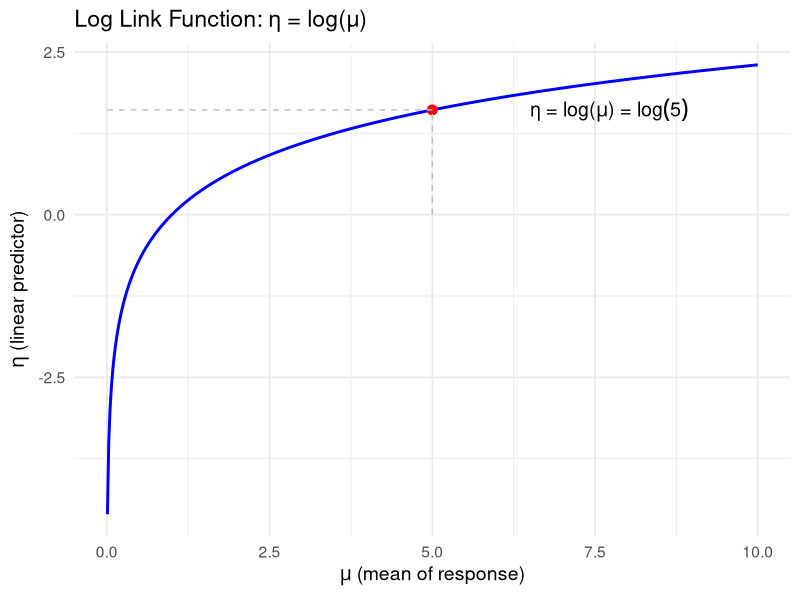
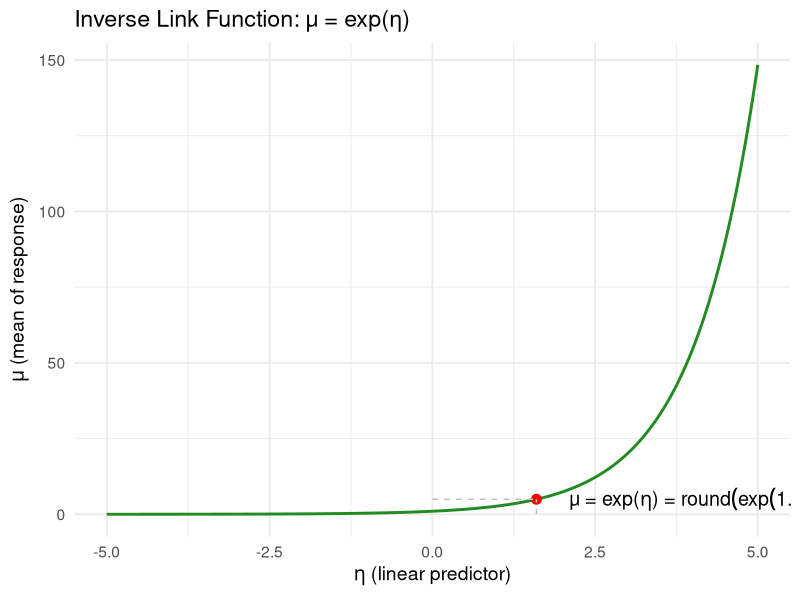
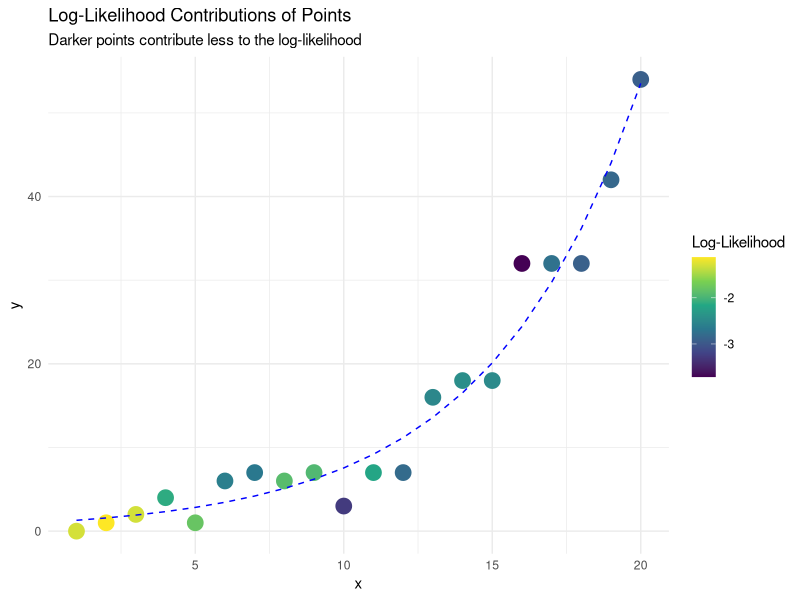
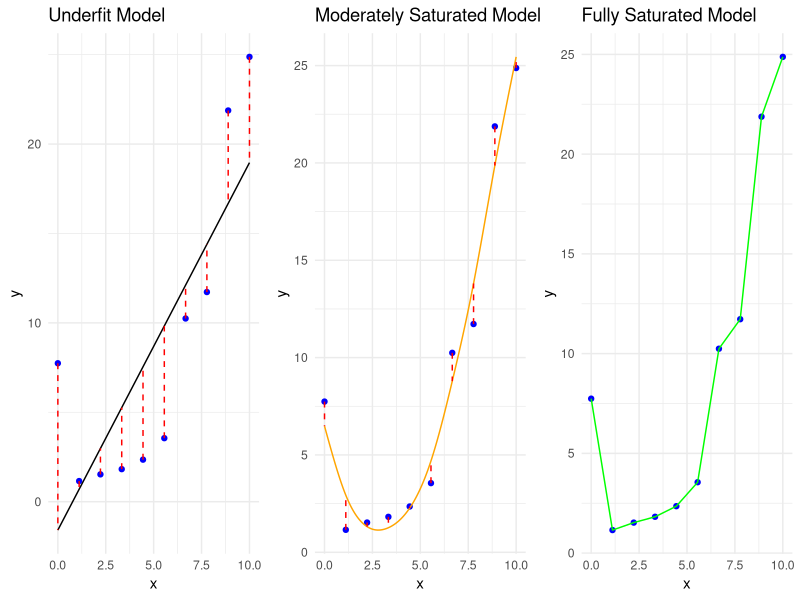
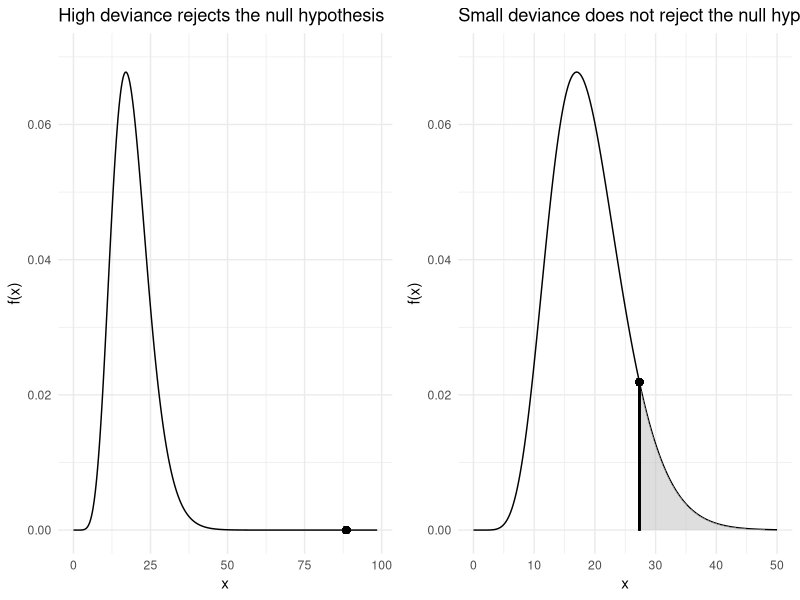

Write the R code that produced these figures, in order.
## ---- chunk 1
knitr::opts_chunk$set(warning = FALSE, message = FALSE)
## ---- chunk 2
library(tidyverse)
 
 # Plot 1: Log Link Function η = log(μ)
mu <- seq(0.01, 10, length.out = 500)
eta_from_mu <- log(mu)
df1 <- data.frame(mu = mu, eta = eta_from_mu)

# Add a point to highlight transformation
highlight1 <- data.frame(mu = 5, eta = log(5))

ggplot(df1, aes(x = mu, y = eta)) +
  geom_line(color = "blue", linewidth = 1) +
  geom_point(data = highlight1, aes(x = mu, y = eta), color = "red", size = 3) +
  geom_segment(
    data = highlight1,
    aes(x = mu, xend = mu, y = 0, yend = eta),
    linetype = "dashed", color = "gray"
  ) +
  geom_segment(
    data = highlight1,
    aes(x = 0, xend = mu, y = eta, yend = eta),
    linetype = "dashed", color = "gray"
  ) +
  geom_text(
    data = highlight1,
    aes(x = mu + 1.5, y = eta),
    label = expression(paste("η = log(", mu, ") = ", log(5))),
    hjust = 0, size = 5
  ) +
  labs(
    title = "Log Link Function: η = log(μ)",
    x = expression(mu ~ "(mean of response)"),
    y = expression(eta ~ "(linear predictor)")
  ) +
  theme_minimal(base_size = 14)
## ---- chunk 3
# Plot 2: Inverse link function (exp)
eta <- seq(-5, 5, length.out = 500)
mu_from_eta <- exp(eta)
df2 <- data.frame(eta = eta, mu = mu_from_eta)

# Highlight a point
highlight2 <- data.frame(eta = 1.6, mu = exp(1.6))

ggplot(df2, aes(x = eta, y = mu)) +
  geom_line(color = "forestgreen", linewidth = 1) +
  geom_point(data = highlight2, aes(x = eta, y = mu), color = "red", size = 3) +
  geom_segment(
    data = highlight2,
    aes(x = eta, xend = eta, y = 0, yend = mu),
    linetype = "dashed", color = "gray"
  ) +
  geom_segment(
    data = highlight2,
    aes(x = 0, xend = eta, y = mu, yend = mu),
    linetype = "dashed", color = "gray"
  ) +
  geom_text(
    data = highlight2,
    aes(x = eta + 0.5, y = mu),
    label = expression(paste("μ = exp(", eta, ") = ", round(exp(1.6), 1))),
    hjust = 0, size = 5
  ) +
  labs(
    title = "Inverse Link Function: μ = exp(η)",
    x = expression(eta ~ "(linear predictor)"),
    y = expression(mu ~ "(mean of response)")
  ) +
  theme_minimal(base_size = 14)
## ---- chunk 4

set.seed(1)
x <- 1:20
y <- rpois(20, lambda = exp(0.2 * x))
model <- glm(y ~ x, family = poisson())
pred <- predict(model, type = "response")
log_lik <- dpois(y, lambda = pred, log = TRUE)

df <- data.frame(x, y, pred, log_lik)

ggplot(df, aes(x, y)) +
  geom_point(aes(color = log_lik), size = 5) +
  geom_line(aes(y = pred), color = "blue", linetype = "dashed") +
  scale_color_viridis_c(option = "virdis") +
  labs(title = "Log-Likelihood Contributions of Points",
       subtitle = "Darker points contribute less to the log-likelihood",
       color = "Log-Likelihood") +
  theme_minimal()
 
## ---- chunk 5
library(ggplot2)
library(gridExtra)
library(splines)

# Simulate nonlinear data
set.seed(42)
x <- seq(0, 10, length.out = 10)
y <- 0.5 * x^2 - 3 * x + 5 + rnorm(10, mean = 0, sd = 2)
df <- data.frame(x = x, y = y)

# 1. Underfit model
model_lm <- lm(y ~ x, data = df)
df$y_lm <- predict(model_lm)

# 2. Moderately saturated
spline_fit <- smooth.spline(df$x, df$y, spar = 0.4)  # lower spar for more "wiggle"
x_dense <- seq(min(x), max(x), length.out = 200)
spline_pred <- predict(spline_fit, x_dense)
df_spline <- data.frame(x = spline_pred$x, y = spline_pred$y)

# 3. Fully saturated 
df$y_sat <- df$y  # fitted values equal observed values

# Plot 1: Underfit 
p1 <- ggplot(df, aes(x, y)) +
  geom_point(color = "blue") +
  geom_line(aes(y = y_lm), color = "black") +
  geom_segment(aes(xend = x, yend = y_lm), color = "red", linetype = "dashed") +
  ggtitle("Underfit Model") +
  theme_minimal()

# Plot 2: Moderately Saturated 
p2 <- ggplot(df, aes(x, y)) +
  geom_point(color = "blue") +
  geom_line(data = df_spline, aes(x = x, y = y), color = "orange") +
  geom_segment(aes(xend = x, yend = predict(spline_fit, x)$y), color = "red", linetype = "dashed") +
  ggtitle("Moderately Saturated Model") +
  theme_minimal()

# Plot 3: Fully Saturated 
p3 <- ggplot(df, aes(x, y)) +
  geom_point(color = "blue") +
  geom_line(aes(y = y_sat), color = "green") +
  ggtitle("Fully Saturated Model") +
  theme_minimal()

# Combine the three plots
grid.arrange(p1, p2, p3, nrow = 1)


## ---- chunk 6
# Load necessary package
library(ggplot2)

# Function to plot chi-squared distribution and shade tail
plot_chisq <- function(deviance, df, title_text) {
  x <- seq(0, max(deviance + 10, 50), length.out = 500)
  y <- dchisq(x, df)

  ggplot(data.frame(x, y), aes(x, y)) +
    geom_line() +
    geom_area(data = subset(data.frame(x, y), x > deviance), aes(x, y), fill = "grey", alpha = 0.5) +
    geom_point(aes(x = deviance, y = dchisq(deviance, df)), size = 2) +
    geom_segment(aes(x = deviance, xend = deviance, y = 0, yend = dchisq(deviance, df))) +
    labs(title = title_text,
         x = "x",
         y = "f(x)") +
    theme_minimal() +
    ylim(0, 0.07)
}

# Example 1: High deviance
p1 <- plot_chisq(deviance = 88.54, df = 19, 
                 title_text = "High deviance rejects the null hypothesis")

# Example 2: Low deviance
p2 <- plot_chisq(deviance = 27.33, df = 19, 
                 title_text = "Small deviance does not reject the null hypothesis")

# Display side by side
library(gridExtra)
grid.arrange(p1, p2, ncol = 2)

